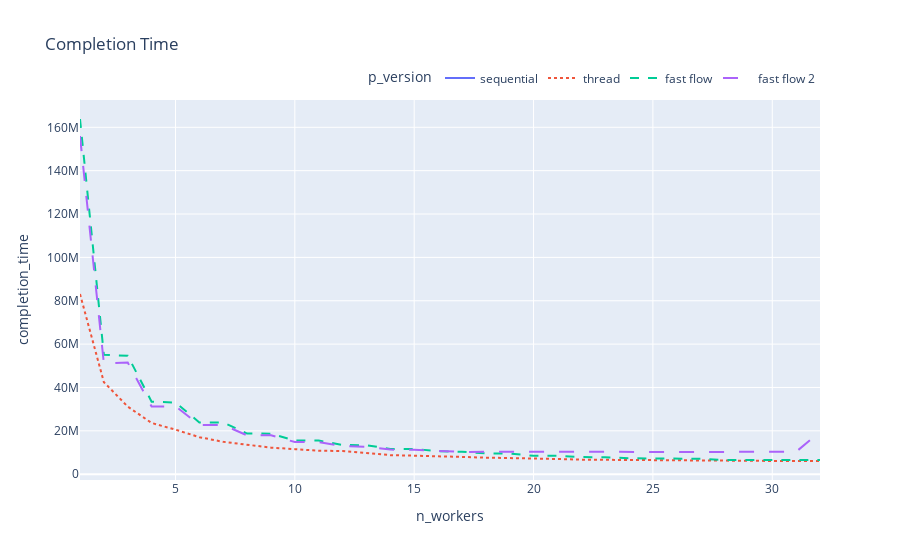

The code cell stored with this chart in its notebook:
### Code cell
fig = px.line(mean_time_df.drop(mean_time_df[mean_time_df['p_version']=='ideal'].index), x="n_workers", y="completion_time",color='p_version', title="Completion Time", line_dash='p_version') 
fig.update_layout(legend=dict(
    orientation="h",
    yanchor="bottom",
    y=1.02,
    xanchor="right",
    x=1
))
fig.show()

### Figure 1 — Plotly figure (JSON) as saved in the notebook; plotly's stock layout.template omitted (floating-point values rounded to 4 significant figures)
{"data": [{"hovertemplate": "p_version=sequential<br>n_workers=%{x}<br>completion_time=%{y}<extra></extra>", "legendgroup": "sequential", "line": {"color": "#636efa", "dash": "solid"}, "marker": {"symbol": "circle"}, "mode": "lines", "name": "sequential", "orientation": "v", "showlegend": true, "type": "scatter", "x": [1], "xaxis": "x", "y": [84020000.0], "yaxis": "y"}, {"hovertemplate": "p_version=thread<br>n_workers=%{x}<br>completion_time=%{y}<extra></extra>", "legendgroup": "thread", "line": {"color": "#EF553B", "dash": "dot"}, "marker": {"symbol": "circle"}, "mode": "lines", "name": "thread", "orientation": "v", "showlegend": true, "type": "scatter", "x": [1, 2, 3, 4, 5, 6, 7, 8, 9, 10, 11, 12, 13, 14, 15, 16, 17, 18, 19, 20, 21, 22, 23, 24, 25, 26, 27, 28, 29, 30, 31, 32], "xaxis": "x", "y": [83100000.0, 42450000.0, 31180000.0, 23630000.0, 20540000.0, 17080000.0, 14930000.0, 13700000.0, 12260000.0, 11560000.0, 10840000.0, 10710000.0, 9702227, 8789000.0, 8549295, 8099000.0, 7962000.0, 7643000.0, 7535000.0, 7239000.0, 7022564, 6710000.0, 6600000.0, 6518000.0, 6444000.0, 6479000.0, 6314375, 6252000.0, 6224000.0, 6124000.0, 6137000.0, 6091000.0], "yaxis": "y"}, {"hovertemplate": "p_version=fast flow<br>n_workers=%{x}<br>completion_time=%{y}<extra></extra>", "legendgroup": "fast flow", "line": {"color": "#00cc96", "dash": "dash"}, "marker": {"symbol": "circle"}, "mode": "lines", "name": "fast flow", "orientation": "v", "showlegend": true, "type": "scatter", "x": [1, 2, 3, 4, 5, 6, 7, 8, 9, 10, 11, 12, 13, 14, 15, 16, 17, 18, 19, 20, 21, 22, 23, 24, 25, 26, 27, 28, 29, 30, 31, 32], "xaxis": "x", "y": [163800000.0, 55090000.0, 54640000.0, 33450000.0, 33025708, 23890000.0, 23850000.0, 18750000.0, 18710000.0, 15540000.0, 15500000.0, 13460000.0, 13390000.0, 11630000.0, 11660000.0, 10640000.0, 10360000.0, 9623000.0, 9501000.0, 8503000.0, 8463000.0, 7899000.0, 7855000.0, 7363000.0, 7277000.0, 7135000.0, 7074000.0, 6582000.0, 6560000.0, 6392000.0, 6266000.0, 6540000.0], "yaxis": "y"}, {"hovertemplate": "p_version=fast flow 2<br>n_workers=%{x}<br>completion_time=%{y}<extra></extra>", "legendgroup": "fast flow 2", "line": {"color": "#ab63fa", "dash": "longdash"}, "marker": {"symbol": "circle"}, "mode": "lines", "name": "fast flow 2", "orientation": "v", "showlegend": true, "type": "scatter", "x": [1, 2, 3, 4, 5, 6, 7, 8, 9, 10, 11, 12, 13, 14, 15, 16, 17, 18, 19, 20, 21, 22, 23, 24, 25, 26, 27, 28, 29, 30, 31, 32], "xaxis": "x", "y": [155900000.0, 51110000.0, 51477770, 31210000.0, 31345866, 22760000.0, 22730000.0, 17920000.0, 17940000.0, 14840000.0, 14850000.0, 12937563, 12680000.0, 11350000.0, 11230000.0, 10710000.0, 10280000.0, 10330000.0, 10290000.0, 10260000.0, 10240000.0, 10200000.0, 10220000.0, 10250000.0, 10250000.0, 10210000.0, 10280000.0, 10290000.0, 10290000.0, 10340000.0, 10350000.0, 19550000.0], "yaxis": "y"}], "layout": {"legend": {"orientation": "h", "title": {"text": "p_version"}, "tracegroupgap": 0, "x": 1, "xanchor": "right", "y": 1.02, "yanchor": "bottom"}, "title": {"text": "Completion Time"}, "xaxis": {"anchor": "y", "domain": [0, 1], "title": {"text": "n_workers"}}, "yaxis": {"anchor": "x", "domain": [0, 1], "title": {"text": "completion_time"}}}}
